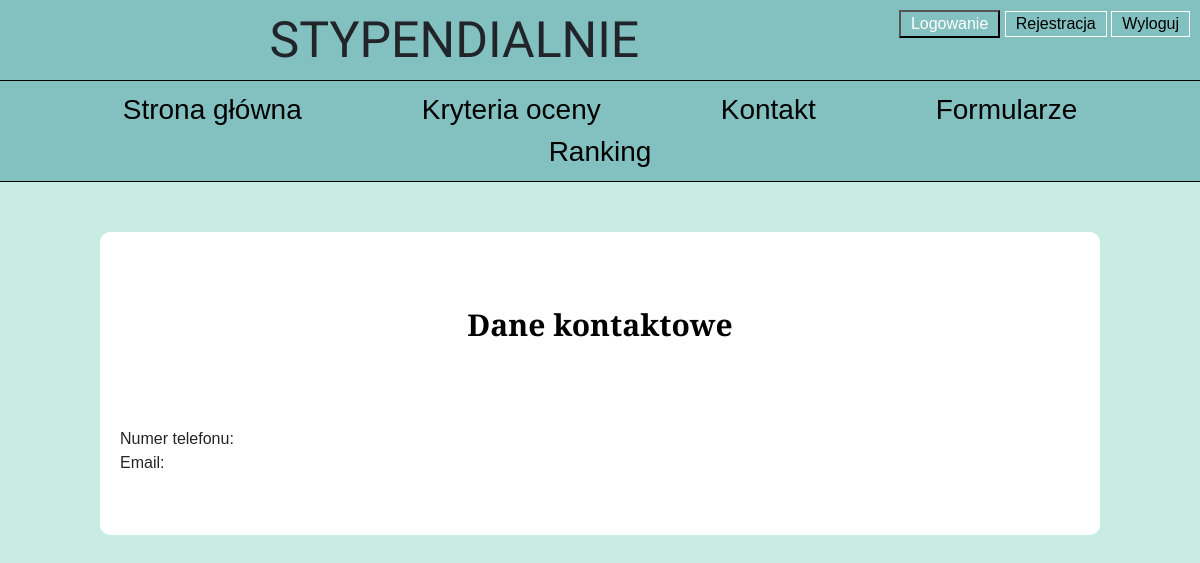
The page /kontakt on the database as committed earlier.
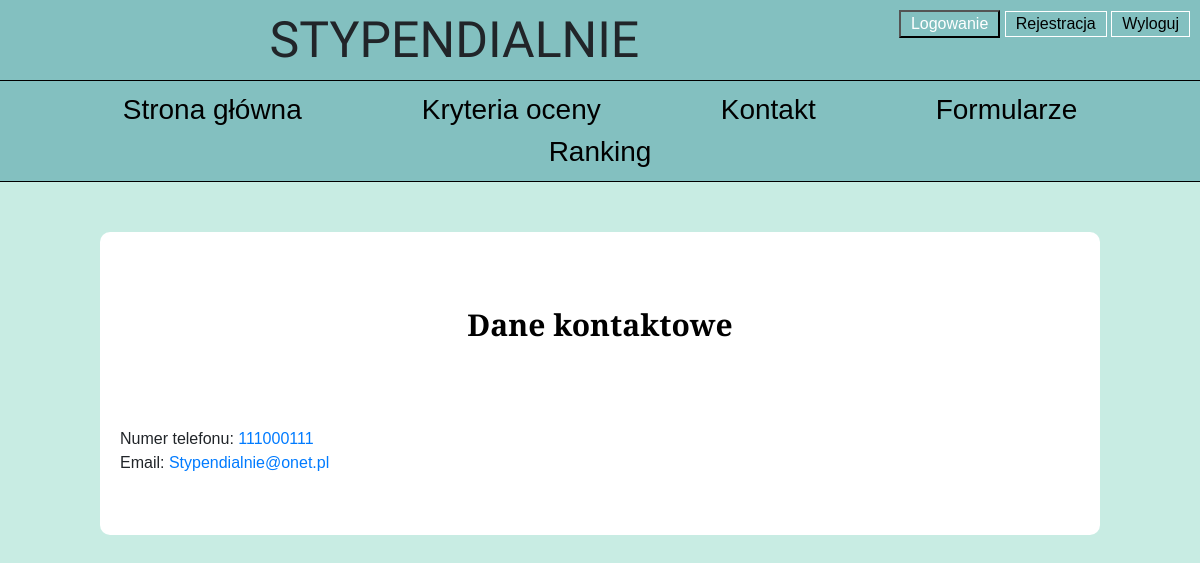
The same page on the database as committed later.
### api/models.py (models this page shows, shortened)
class Kontakt(models.Model):
    id_kontakt = models.IntegerField(primary_key=True)
    email = models.TextField(null=True)
    numer_tel = models.IntegerField(null=True)
    admin = models.ForeignKey(Admin, on_delete=models.CASCADE, null=True)

### api/views.py (the view)
# urls.py: path('kontakt', Kontakty.as_view(), name='kontakt'),
class Kontakty(TemplateView):
    template_name = 'website/kontakt.html'
    def get_context_data(self, **kwargs):
        context = super().get_context_data(**kwargs)
        ostatni_kontakt = Kontakt.objects.last()
        context['ostatni_kontakt'] = ostatni_kontakt
        if self.request.user.is_superuser:
            context['form'] = KontaktForm(instance=ostatni_kontakt)
        return context

### api/templates/website/kontakt.html (shortened to what this page needs)
{% extends "base.html" %}
{% block content %}
<head>
</head>
<div class="container container_kontakt">
    <div class="title_kontakt">Dane kontaktowe</div>
    <span>Numer telefonu: <a href=" tel:{{ ostatni_kontakt.numer_tel }}">{{ ostatni_kontakt.numer_tel }}</a> </span> <br>
    <span>Email: <a href=" mailto:{{ ostatni_kontakt.email }}">{{ ostatni_kontakt.email }}</a> </span>
</div>
{% endblock %}

Rows that differ between the two databases and show on the page:
added Kontakt: numer_tel "111000111", email "Stypendialnie@onet.pl"
